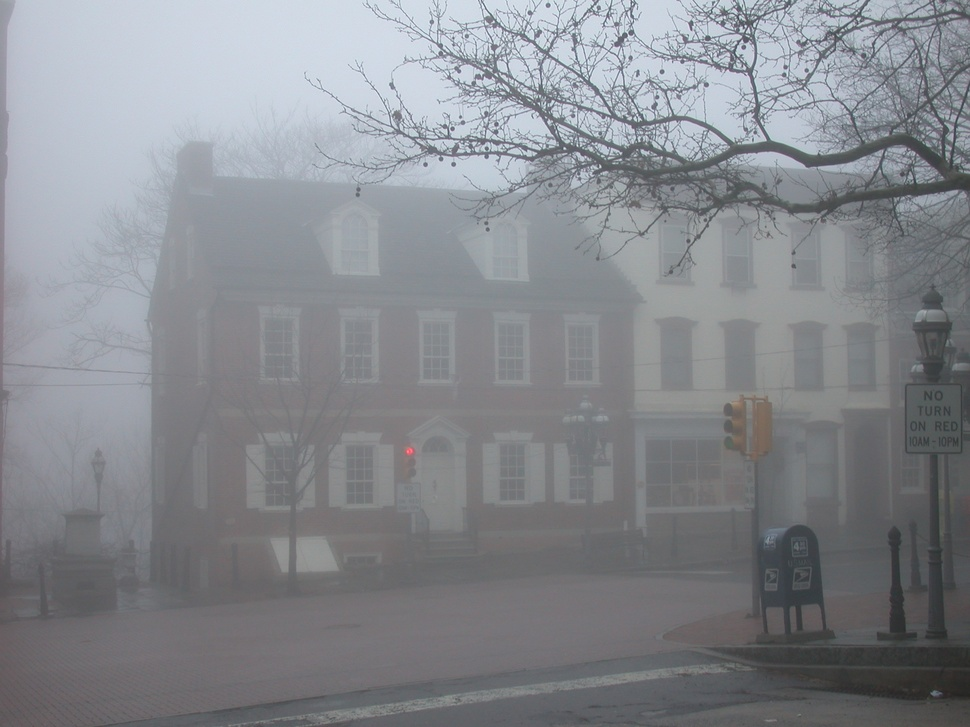
#> input picture dehaze_methods/1.image_dehaze_DCP/image/foggyHouse.jpg, 970 x 727 px, shrunk from 2048 x 1536 before the run
$ python -i edge.py   (imports and definitions only)   (older library calls are emulated)
#> lines starting #> are read from the running program, lines starting #| are printed output that depends on the picture
#> further down, picture is the input picture: shape (727, 970, 3); mean B, G, R 142, 136.8, 134
# -*-coding:utf-8-*-
import cv2
import numpy as np
import matplotlib.pyplot as plt
import torch

# [88 lines left out: functions Roberts, Prewitt, Sobel, Laplacian, Scharr, Canny, not called in this run]

def LOG(img):

    grayImage = cv2.cvtColor(img, cv2.COLOR_BGR2GRAY)
    # 先通过高斯滤波降噪
    gaussian = cv2.GaussianBlur(grayImage, (3, 3), 0)
    # 再通过拉普拉斯算子做边缘检测
    dst = cv2.Laplacian(gaussian, cv2.CV_16S, ksize=3)
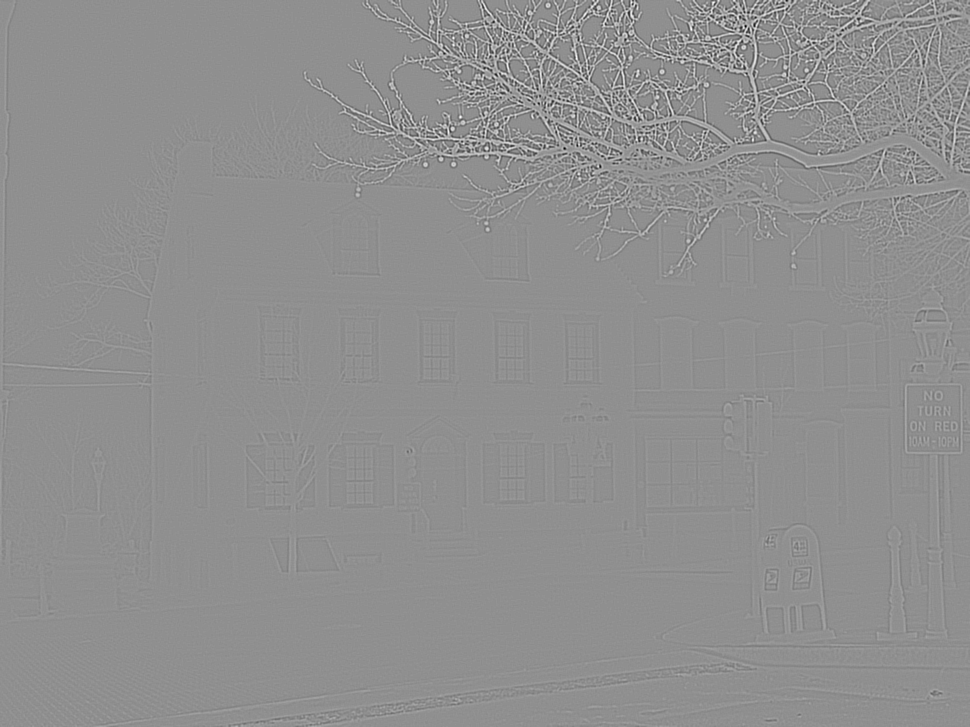
#> dst: shape (727, 970) int16; min -358, max 276, mean 0; drawn with min black and max white
    LOG = cv2.convertScaleAbs(dst)
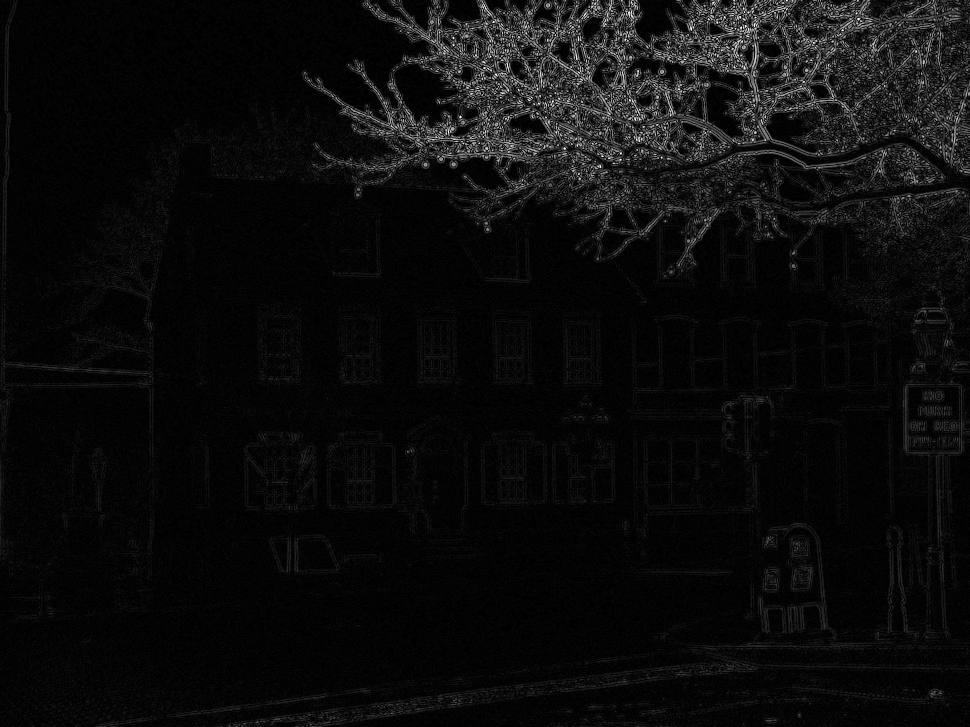
#> LOG: shape (727, 970); min 0, max 255, mean 12
    return LOG


# [34 lines left out: function edge_select, not called in this run]

# [6 lines of commented-out code are left out]

>>> import cv2
>>> picture = cv2.imread('../../dehaze_methods/1.image_dehaze_DCP/image/foggyHouse.jpg')
>>> result = LOG(picture)

$ run again, on dehaze_methods/1.image_dehaze_DCP/image/city.png
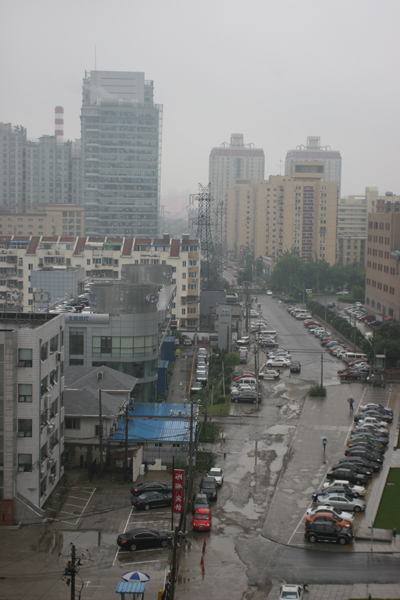
#> input picture dehaze_methods/1.image_dehaze_DCP/image/city.png, 400 x 600 px
#> picture is the input picture: shape (600, 400, 3); mean B, G, R 124.4, 125.7, 125.5
#> in LOG, `dst = cv2.Laplacian(gaussian, cv2.CV_16S, ksize=3)`:
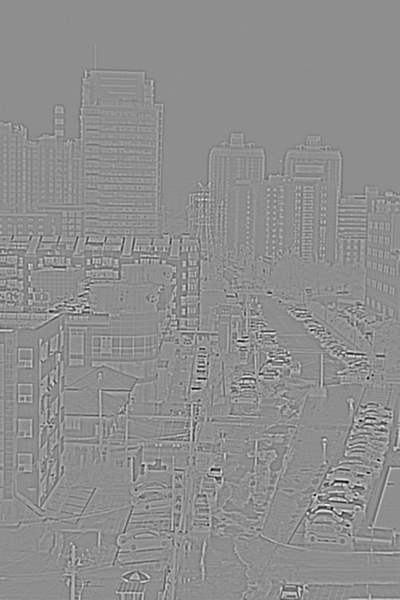
#> dst: shape (600, 400) int16; min -318, max 252, mean 0; drawn with min black and max white
#> in LOG, `LOG = cv2.convertScaleAbs(dst)`:
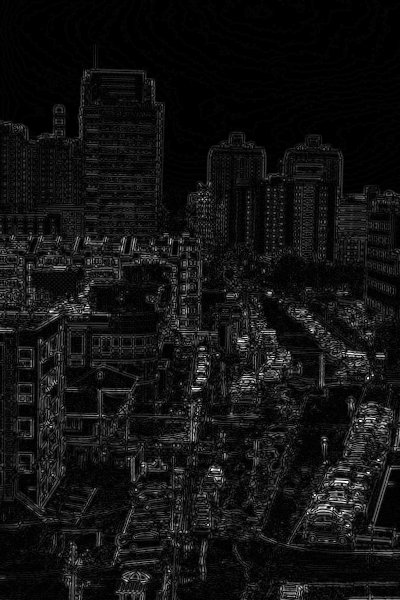
#> LOG: shape (600, 400); min 0, max 255, mean 18.2

$ run again, on dehaze_methods/1.image_dehaze_DCP/image/trees.png
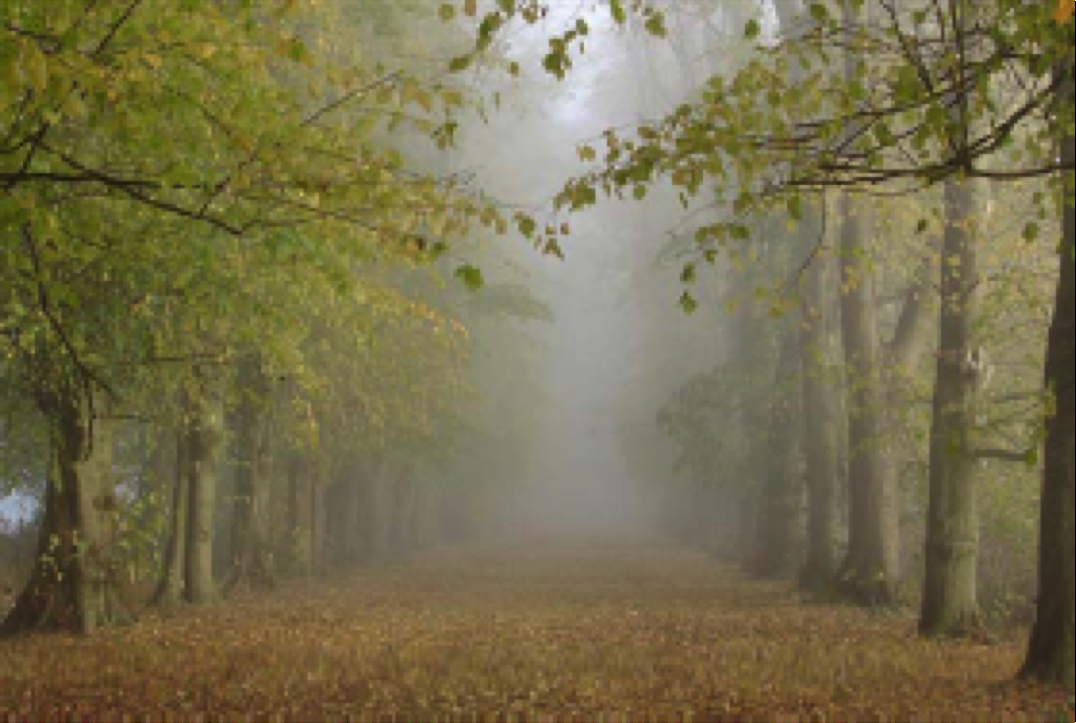
#> input picture dehaze_methods/1.image_dehaze_DCP/image/trees.png, 1076 x 723 px
#> picture is the input picture: shape (723, 1076, 3); mean B, G, R 77, 110.4, 118.6
#> in LOG, `dst = cv2.Laplacian(gaussian, cv2.CV_16S, ksize=3)`:
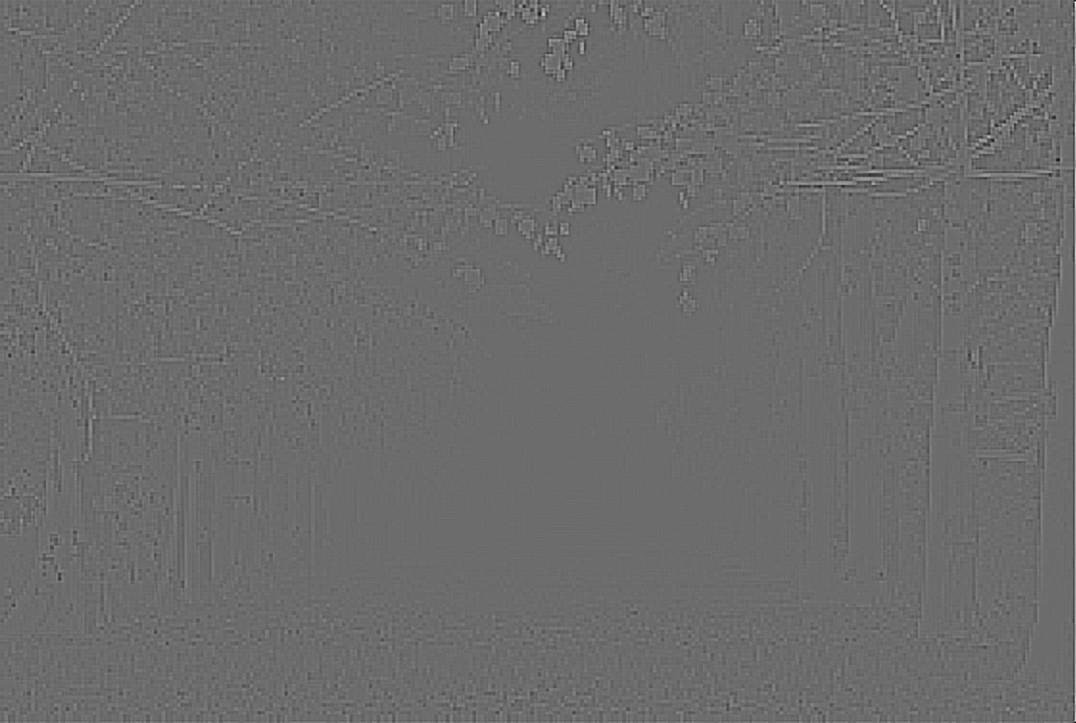
#> dst: shape (723, 1076) int16; min -208, max 280, mean 0.1; drawn with min black and max white
#> in LOG, `LOG = cv2.convertScaleAbs(dst)`:
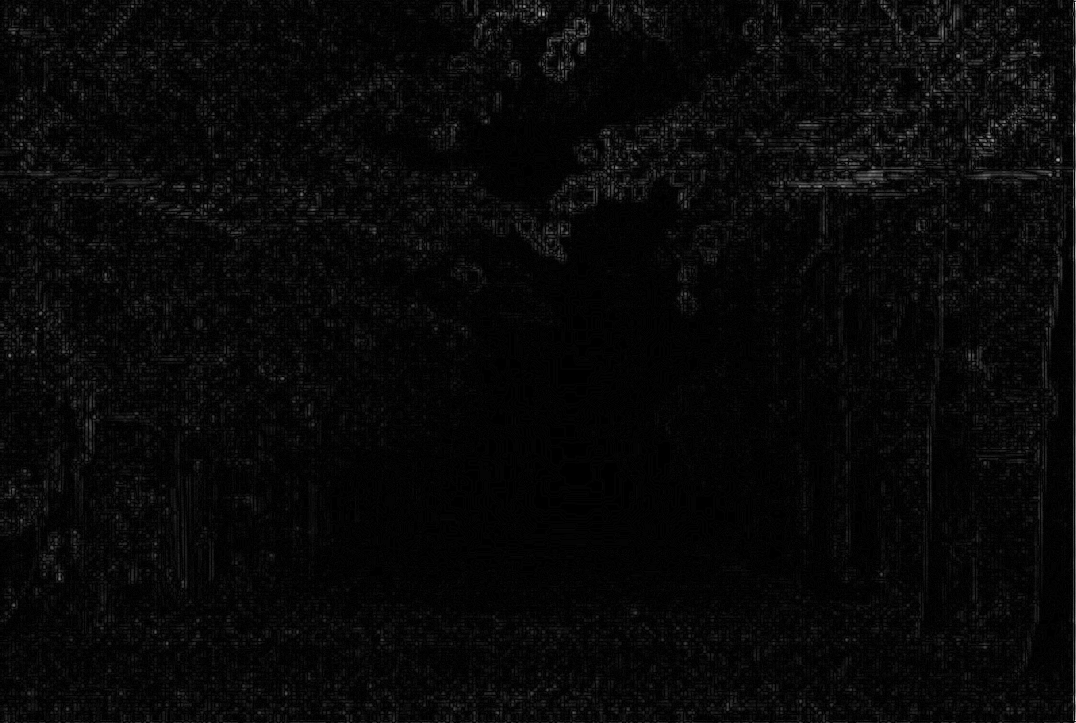
#> LOG: shape (723, 1076); min 0, max 255, mean 8.2
